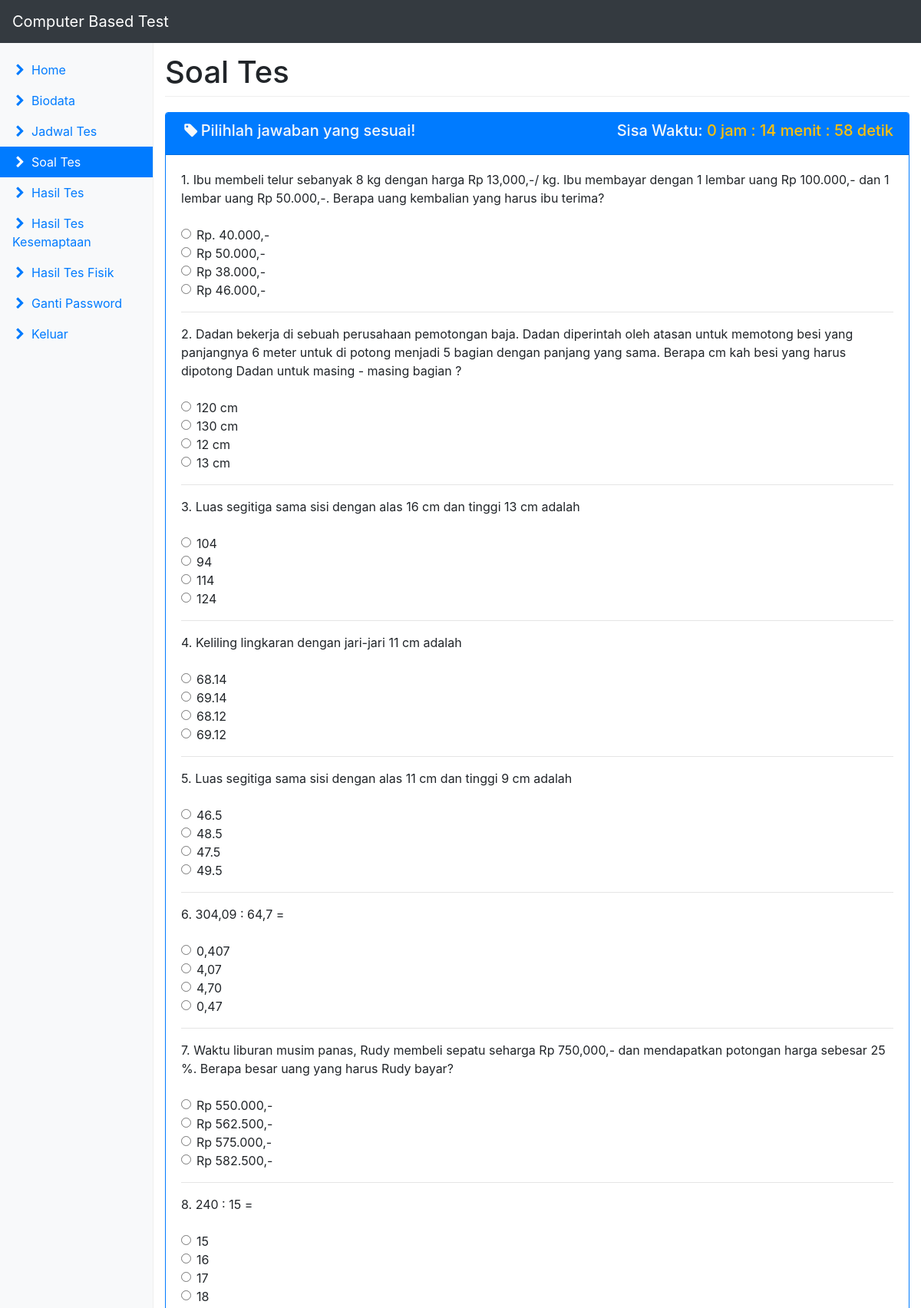
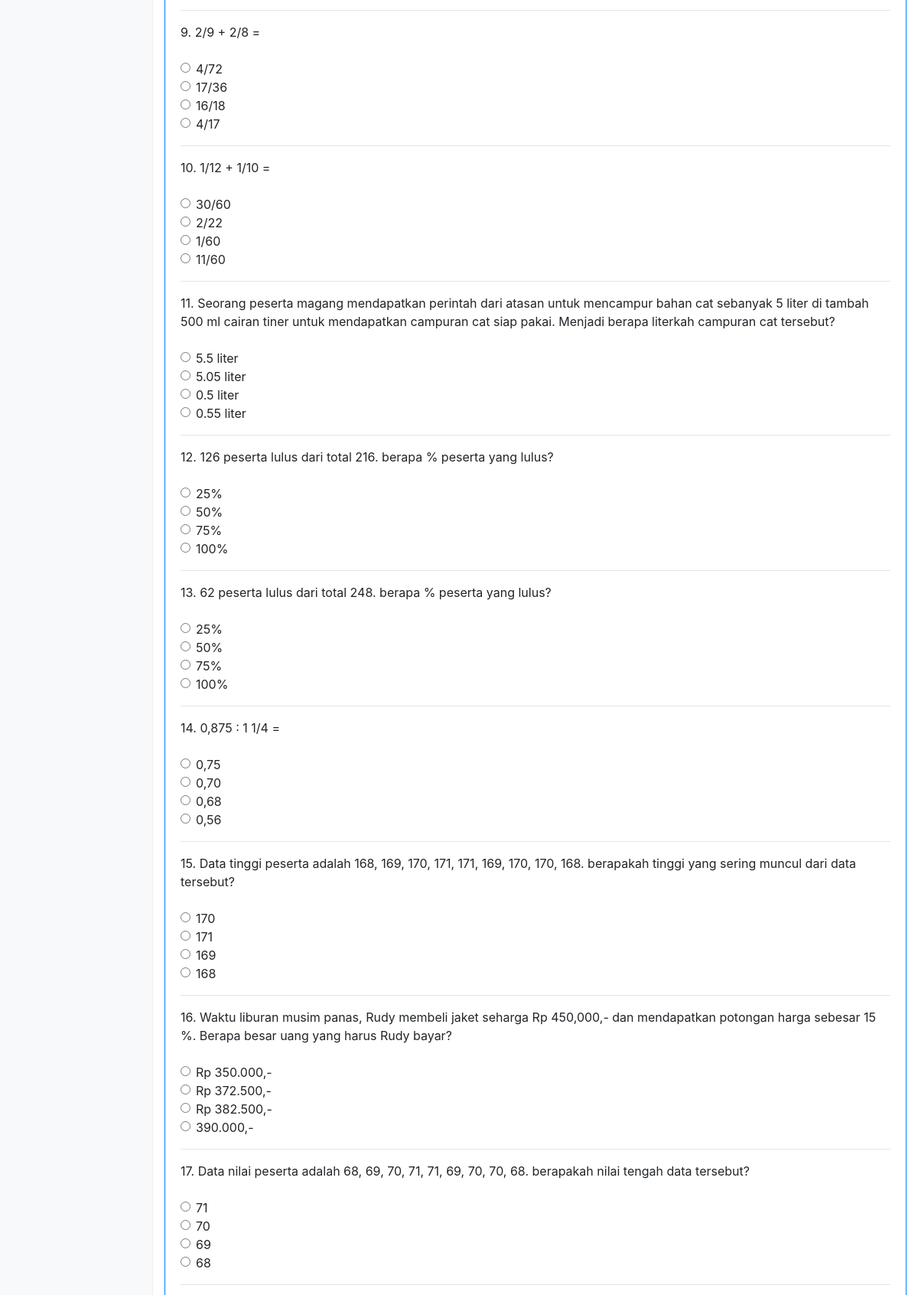
The page /app/?page=soal&act=start (signed in, upper part) on the database its author committed (2 pictures, top to bottom).
### tables this page shows
CREATE TABLE `soal` (
  `id_soal` int(11) NOT NULL,
  `pertanyaan` text NOT NULL,
  `pilihan_a` varchar(100) NOT NULL,
  `pilihan_b` varchar(100) NOT NULL,
  `pilihan_c` varchar(100) NOT NULL,
  `pilihan_d` varchar(100) NOT NULL,
  `jawaban` enum('A','B','C','D') NOT NULL,
  `publish` enum('Ya','Tidak') NOT NULL,
  `id_kategori` int(11) NOT NULL
);

### app/soal_mulai.php (the view, shortened to what this page needs)
<?php
echo '<div class="card border-primary mb-3">
        <div class="card-header bg-primary text-light">';
          if($_GET['page'] == 'soal' && empty($_GET['act'])){
            echo'<div class="float-left"><h5><i class="fa fa-tag fa-fw"></i>Panduan Pengerjaan</h5></div>';
          }
          elseif (($_GET['page'] == 'soal') && ($_GET['act'] == 'start')) {
            echo'<div class="float-left"><h5><i class="fa fa-tag fa-fw"></i>Pilihlah jawaban yang sesuai!</h5></div>';
            echo'<div class="float-right"><h5>Sisa Waktu: <span id="timer" class="text-warning"></span></h5></div>';
          }
          else {
            echo'<div class="float-left"><h5><i class="fa fa-tag fa-fw"></i>Halaman tidak ditemukan!</h5></div>';
          }
        echo '</div>';
if($_GET['page'] == 'soal' && empty($_GET['act'])){
  echo '<div class="card-body">
          <p>Anda akan mengerjakan 20 soal dalam 15 Menit</p>
          <p>Kerjakan soal-soal mulai dari yang termudah dahulu</p>
          <p>Anda dapat melewati soal yang sulit dan di kerjakan kemudian selama waktu belum habis</p>
        </div>
        <div class="card-footer">
          <a href="?page=soal&act=start" class="btn btn-success">Mulai Tes</a>
        </div>';
}elseif ($_GET['page'] == 'soal' && $_GET['act'] == 'start') {
  echo '<div class="card-body"><form id="form_soal" method="post" action="">';
  $no = 1;
  $sql = "SELECT * FROM soal s WHERE s.publish = 'Ya' ORDER BY RAND() LIMIT 20";
  $sql_temp = $db->query($sql);
  $array_soal = [];
  if (!isset($_SESSION["soal"])) {
     while ($row = $sql_temp->fetch_assoc()) {
       $array_soal[] = $row;
     }
  } else {
    $array_soal = $_SESSION["soal"];
  }
  foreach($array_soal as $no=>$soal){
    $no++;
      echo '<div class="form-group">
        <label>'.$no.'. '.$soal['pertanyaan'].'</label>
      </div>
      <div class="form-check">
        <label class="form-check-label">
          <input type="hidden" name="id_soal_'.$no.'" value="'.$soal['id_soal'].'" />
          <input type="hidden" name="id_kategori_'.$no.'" value="'.$soal['id_kategori'].'" />
          <input type="hidden" name="id_member_'.$no.'" value="'.$_SESSION['id_member'].'" />
          <input class="form-check-input" type="radio" name="jawaban_'.$no.'" value="A" required> '.$soal['pilihan_a'].'</br>
          <input class="form-check-input" type="radio" name="jawaban_'.$no.'" value="B" required> '.$soal['pilihan_b'].'</br>
          <input class="form-check-input" type="radio" name="jawaban_'.$no.'" value="C" required> '.$soal['pilihan_c'].'</br>
          <input class="form-check-input" type="radio" name="jawaban_'.$no.'" value="D" required> '.$soal['pilihan_d'].'</br>
        </label>
      </div><hr />';
  }
  echo '</div><hr />';
  echo '</form></div>';
}
else {
  echo '<div class="card-body">
          <p>salah halaman</p>
        </div>';
}
echo '</div>';
?>

### css/dashboard.css (style rules this page uses)
body { padding-top: 3.5rem; }

### rows shown on the page
soal: pertanyaan "Ibu membeli telur sebanyak 8 kg dengan harga Rp 13,000,-/ kg. Ibu membayar dengan 1 lembar uang Rp 100.000,- dan 1 lembar uang Rp 50.000,-. Berapa uang kembalian yang harus ibu terima?", pilihan_a "Rp. 40.000,-", pilihan_b "Rp 50.000,-", pilihan_c "Rp 38.000,-", pilihan_d "Rp 46.000,-"
soal: pertanyaan "Dadan bekerja di sebuah perusahaan pemotongan baja. Dadan diperintah oleh atasan untuk memotong besi yang panjangnya 6 meter untuk di potong menjadi 5 bagian dengan panjang yang sama. Berapa cm kah besi yang harus dipotong Dadan untuk masing - masing bagian ?", pilihan_a "120 cm", pilihan_b "130 cm", pilihan_c "12 cm", pilihan_d "13 cm"
soal: pertanyaan "Luas segitiga sama sisi dengan alas 16 cm dan tinggi 13 cm adalah", pilihan_a "104", pilihan_b "94", pilihan_c "114", pilihan_d "124"
soal: pertanyaan "Keliling lingkaran dengan jari-jari 11 cm adalah", pilihan_a "68.14", pilihan_b "69.14", pilihan_c "68.12", pilihan_d "69.12"
soal: pertanyaan "Luas segitiga sama sisi dengan alas 11 cm dan tinggi 9 cm adalah", pilihan_a "46.5", pilihan_b "48.5", pilihan_c "47.5", pilihan_d "49.5"
soal: pertanyaan "304,09 : 64,7 =", pilihan_a "0,407", pilihan_b "4,07", pilihan_c "4,70", pilihan_d "0,47"
soal: pertanyaan "Waktu liburan musim panas, Rudy membeli sepatu seharga Rp 750,000,- dan mendapatkan potongan harga sebesar 25 %. Berapa besar uang yang harus Rudy bayar?", pilihan_a "Rp 550.000,-", pilihan_b "Rp 562.500,-", pilihan_c "Rp 575.000,-", pilihan_d "Rp 582.500,-"
soal: pertanyaan "240 : 15 =", pilihan_a "15", pilihan_b "16", pilihan_c "17", pilihan_d "18"
soal: pertanyaan "2/9 + 2/8 =", pilihan_a "4/72", pilihan_b "17/36", pilihan_c "16/18", pilihan_d "4/17"
soal: pertanyaan "1/12 + 1/10 =", pilihan_a "30/60", pilihan_b "2/22", pilihan_c "1/60", pilihan_d "11/60"
soal: pertanyaan "Seorang peserta magang mendapatkan perintah dari atasan untuk mencampur bahan cat sebanyak 5 liter di tambah 500 ml cairan tiner untuk mendapatkan campuran cat siap pakai. Menjadi berapa literkah campuran cat tersebut?", pilihan_a "5.5 liter", pilihan_b "5.05 liter", pilihan_c "0.5 liter", pilihan_d "0.55 liter"
soal: pertanyaan "126 peserta lulus dari total 216. berapa % peserta yang lulus?", pilihan_a "25%", pilihan_b "50%", pilihan_c "75%", pilihan_d "100%"
soal: pertanyaan "62 peserta lulus dari total 248. berapa % peserta yang lulus?", pilihan_a "25%", pilihan_b "50%", pilihan_c "75%", pilihan_d "100%"
soal: pertanyaan "0,875 : 1 1/4 =", pilihan_a "0,75", pilihan_b "0,70", pilihan_c "0,68", pilihan_d "0,56"
soal: pertanyaan "Data tinggi peserta adalah 168, 169, 170, 171, 171, 169, 170, 170, 168. berapakah tinggi yang sering muncul dari data tersebut?", pilihan_a "170", pilihan_b "171", pilihan_c "169", pilihan_d "168"
soal: pertanyaan "Waktu liburan musim panas, Rudy membeli jaket seharga Rp 450,000,- dan mendapatkan potongan harga sebesar 15 %. Berapa besar uang yang harus Rudy bayar?", pilihan_a "Rp 350.000,-", pilihan_b "Rp 372.500,-", pilihan_c "Rp 382.500,-", pilihan_d "390.000,-"
soal: pertanyaan "Data nilai peserta adalah 68, 69, 70, 71, 71, 69, 70, 70, 68. berapakah nilai tengah data tersebut?", pilihan_a "71", pilihan_b "70", pilihan_c "69", pilihan_d "68"

### other values the page prints
$menu "Home"
$menu "Biodata"
$menu "Jadwal Tes"
$menu "Soal Tes"
$menu "Hasil Tes"
$menu "Hasil Tes Kesemaptaan"
$menu "Hasil Tes Fisik"
$menu "Ganti Password"
$menu "Keluar"
$menuAr[$page] "Soal Tes"
